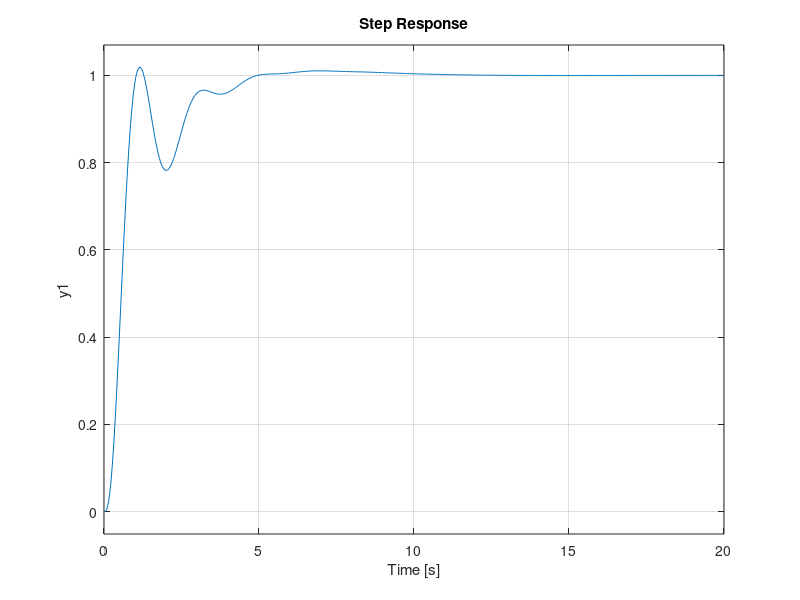

This figure's MATLAB source: (Note: this script raises an error after producing the figure.)
%研究采用不同的PID参数的系统响应曲线
G0=zpk([],[-1;-2;-3;-4],10);
Kp=6;
Ti=2;
Td=1;
hold on
for i=1:5
    Gc=tf(Kp(i)*[Ti(i)*Td(i),Ti(i),1]/Ti(i),[1,0]);
    G=feedback(Gc*G0,1);
    step(G);
end
gtext('kp=8.5,Ti=1.6,Td=0.4');
gtext('kp=4.2,Ti=2.3,Td=0.4');
gtext('kp=6.7,Ti=3.2,Td=0.37');
gtext('kp=6.7,Ti=1.9,Td=0.3');
gtext('kp=8.5,Ti=1.6,Td=0.3');